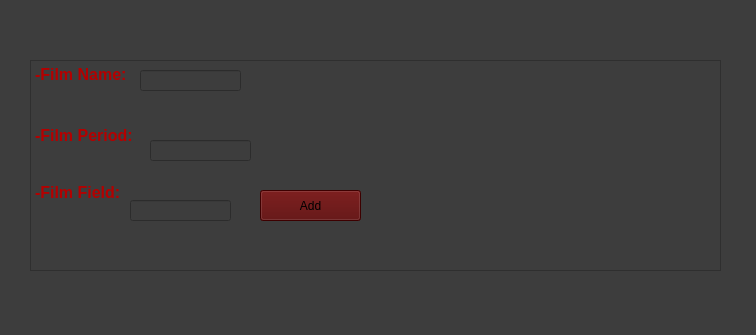
<?xml version="1.0" encoding="UTF-8"?>
<ui version="4.0">
 <class>addfilm</class>
 <widget class="QWidget" name="addfilm">
  <property name="geometry">
   <rect>
    <x>0</x>
    <y>0</y>
    <width>756</width>
    <height>335</height>
   </rect>
  </property>
  <property name="windowTitle">
   <string>Form</string>
  </property>
  <property name="styleSheet">
   <string notr="true">background-color: rgb(61, 61, 61);</string>
  </property>
  <widget class="QTextBrowser" name="textBrowser">
   <property name="geometry">
    <rect>
     <x>30</x>
     <y>60</y>
     <width>691</width>
     <height>211</height>
    </rect>
   </property>
   <property name="html">
    <string>&lt;!DOCTYPE HTML PUBLIC &quot;-//W3C//DTD HTML 4.0//EN&quot; &quot;http://www.w3.org/TR/REC-html40/strict.dtd&quot;&gt;
&lt;html&gt;&lt;head&gt;&lt;meta name=&quot;qrichtext&quot; content=&quot;1&quot; /&gt;&lt;meta charset=&quot;utf-8&quot; /&gt;&lt;style type=&quot;text/css&quot;&gt;
p, li { white-space: pre-wrap; }
hr { height: 1px; border-width: 0; }
li.unchecked::marker { content: &quot;\2610&quot;; }
li.checked::marker { content: &quot;\2612&quot;; }
&lt;/style&gt;&lt;/head&gt;&lt;body style=&quot; font-family:'Segoe UI'; font-size:9pt; font-weight:400; font-style:normal;&quot;&gt;
&lt;p style=&quot; margin-top:0px; margin-bottom:0px; margin-left:0px; margin-right:0px; -qt-block-indent:0; text-indent:0px;&quot;&gt;&lt;span style=&quot; font-size:12pt; font-weight:700; color:#b40000;&quot;&gt;-Film Name:&lt;/span&gt;&lt;span style=&quot; color:#b40000;&quot;&gt; &lt;/span&gt;&lt;/p&gt;
&lt;p style=&quot;-qt-paragraph-type:empty; margin-top:0px; margin-bottom:0px; margin-left:0px; margin-right:0px; -qt-block-indent:0; text-indent:0px; color:#b40000;&quot;&gt;&lt;br /&gt;&lt;/p&gt;
&lt;p style=&quot;-qt-paragraph-type:empty; margin-top:0px; margin-bottom:0px; margin-left:0px; margin-right:0px; -qt-block-indent:0; text-indent:0px; color:#b40000;&quot;&gt;&lt;br /&gt;&lt;/p&gt;
&lt;p style=&quot;-qt-paragraph-type:empty; margin-top:0px; margin-bottom:0px; margin-left:0px; margin-right:0px; -qt-block-indent:0; text-indent:0px; color:#b40000;&quot;&gt;&lt;br /&gt;&lt;/p&gt;
&lt;p style=&quot; margin-top:0px; margin-bottom:0px; margin-left:0px; margin-right:0px; -qt-block-indent:0; text-indent:0px;&quot;&gt;&lt;span style=&quot; font-size:12pt; font-weight:700; color:#b40000;&quot;&gt;-Film Period:&lt;/span&gt;&lt;/p&gt;
&lt;p style=&quot;-qt-paragraph-type:empty; margin-top:0px; margin-bottom:0px; margin-left:0px; margin-right:0px; -qt-block-indent:0; text-indent:0px; font-size:12pt; font-weight:700; color:#b40000;&quot;&gt;&lt;br /&gt;&lt;/p&gt;
&lt;p style=&quot;-qt-paragraph-type:empty; margin-top:0px; margin-bottom:0px; margin-left:0px; margin-right:0px; -qt-block-indent:0; text-indent:0px; font-size:12pt; font-weight:700; color:#b40000;&quot;&gt;&lt;br /&gt;&lt;/p&gt;
&lt;p style=&quot; margin-top:0px; margin-bottom:0px; margin-left:0px; margin-right:0px; -qt-block-indent:0; text-indent:0px;&quot;&gt;&lt;span style=&quot; font-size:12pt; font-weight:700; color:#b40000;&quot;&gt;-Film Field:&lt;/span&gt;&lt;/p&gt;&lt;/body&gt;&lt;/html&gt;</string>
   </property>
  </widget>
  <widget class="QLineEdit" name="lineEdit">
   <property name="geometry">
    <rect>
     <x>140</x>
     <y>70</y>
     <width>101</width>
     <height>21</height>
    </rect>
   </property>
  </widget>
  <widget class="QLineEdit" name="lineEdit_3">
   <property name="geometry">
    <rect>
     <x>130</x>
     <y>200</y>
     <width>101</width>
     <height>21</height>
    </rect>
   </property>
  </widget>
  <widget class="QLineEdit" name="lineEdit_4">
   <property name="geometry">
    <rect>
     <x>150</x>
     <y>140</y>
     <width>101</width>
     <height>21</height>
    </rect>
   </property>
  </widget>
  <widget class="QPushButton" name="pushButton">
   <property name="geometry">
    <rect>
     <x>260</x>
     <y>190</y>
     <width>101</width>
     <height>31</height>
    </rect>
   </property>
   <property name="styleSheet">
    <string notr="true">background-color: rgb(85, 0, 0);
font: 9pt &quot;Segoe Script&quot;;</string>
   </property>
   <property name="text">
    <string>Add</string>
   </property>
  </widget>
 </widget>
 <resources/>
 <connections/>
</ui>
